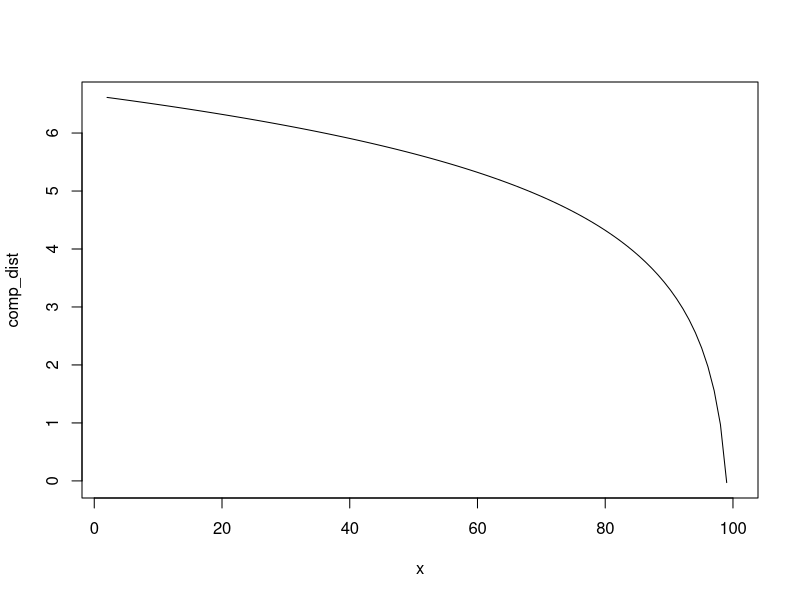
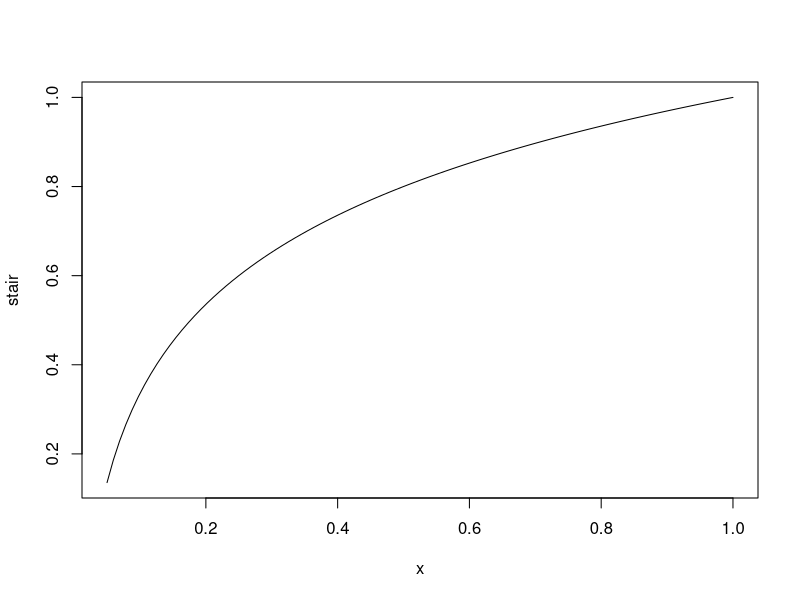

Here is the R script that generated these plots, in order:
dist_base <- 100
comp_dist <- function(x) log2(dist_base - x)
plot(comp_dist, xlim=c(2, 100))

stair <- function(x) { tmp <- log2(x); 1.0 - tmp / (-5.0)}
plot(stair, xlim=c(0.05, 1.0))